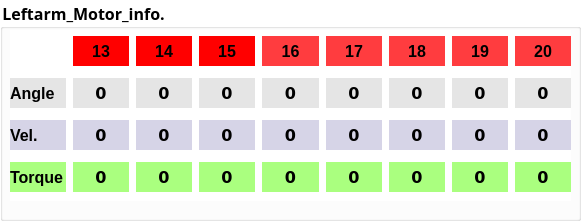
       <widget class="QGroupBox" name="groupBox_4">
        <property name="geometry">
         <rect>
          <x>10</x>
          <y>40</y>
          <width>581</width>
          <height>221</height>
         </rect>
        </property>
        <property name="font">
         <font>
          <family>微軟正黑體</family>
          <pointsize>12</pointsize>
          <weight>75</weight>
          <bold>true</bold>
         </font>
        </property>
        <property name="styleSheet">
         <string notr="true">background-color: rgb(255, 255, 255);</string>
        </property>
        <property name="title">
         <string>Leftarm_Motor_info.</string>
        </property>
        <widget class="QWidget" name="gridLayoutWidget">
         <property name="geometry">
          <rect>
           <x>10</x>
           <y>30</y>
           <width>561</width>
           <height>171</height>
          </rect>
         </property>
         <layout class="QGridLayout" name="gridLayout_2">
          <property name="horizontalSpacing">
           <number>7</number>
          </property>
          <item row="1" column="5">
           <widget class="QLabel" name="Leftarm_label_PresentAngle_5">
            <property name="maximumSize">
             <size>
              <width>70</width>
              <height>30</height>
             </size>
            </property>
            <property name="font">
             <font>
              <family>Bitstream Vera Sans</family>
              <pointsize>12</pointsize>
              <weight>75</weight>
              <italic>false</italic>
              <bold>true</bold>
             </font>
            </property>
            <property name="styleSheet">
             <string notr="true">background-color: rgb(229, 229, 229)</string>
            </property>
            <property name="text">
             <string>0</string>
            </property>
            <property name="alignment">
             <set>Qt::AlignCenter</set>
            </property>
           </widget>
          </item>
          <item row="1" column="1">
           <widget class="QLabel" name="Leftarm_label_PresentAngle">
            <property name="maximumSize">
             <size>
              <width>70</width>
              <height>30</height>
             </size>
            </property>
            <property name="font">
             <font>
              <family>Bitstream Vera Sans</family>
              <pointsize>12</pointsize>
              <weight>75</weight>
              <italic>false</italic>
              <bold>true</bold>
             </font>
            </property>
            <property name="styleSheet">
             <string notr="true">background-color: rgb(229, 229, 229)</string>
            </property>
            <property name="text">
             <string>0</string>
            </property>
            <property name="alignment">
             <set>Qt::AlignCenter</set>
            </property>
           </widget>
          </item>
          <item row="1" column="8">
           <widget class="QLabel" name="Leftarm_label_PresentAngle_8">
            <property name="maximumSize">
             <size>
              <width>70</width>
              <height>30</height>
             </size>
            </property>
            <property name="font">
             <font>
              <family>Bitstream Vera Sans</family>
              <pointsize>12</pointsize>
              <weight>75</weight>
              <italic>false</italic>
              <bold>true</bold>
             </font>
            </property>
            <property name="styleSheet">
             <string notr="true">background-color: rgb(229, 229, 229)</string>
            </property>
            <property name="text">
             <string>0</string>
            </property>
            <property name="alignment">
             <set>Qt::AlignCenter</set>
            </property>
           </widget>
          </item>
          <item row="2" column="0">
           <widget class="QLabel" name="LeftArm_label_title_presentvelocity">
            <property name="maximumSize">
             <size>
              <width>80</width>
              <height>16777215</height>
             </size>
            </property>
            <property name="font">
             <font>
              <pointsize>12</pointsize>
              <weight>75</weight>
              <bold>true</bold>
             </font>
            </property>
            <property name="styleSheet">
             <string notr="true">background-color: rgb(214, 212, 231)</string>
            </property>
            <property name="text">
             <string>Vel.</string>
            </property>
           </widget>
          </item>
          <item row="3" column="0">
           <widget class="QLabel" name="LeftArm_label_title_presenttorque">
            <property name="maximumSize">
             <size>
              <width>80</width>
              <height>16777215</height>
             </size>
            </property>
            <property name="font">
             <font>
              <pointsize>12</pointsize>
              <weight>75</weight>
              <bold>true</bold>
             </font>
            </property>
            <property name="styleSheet">
             <string notr="true">background-color: rgb(170, 255, 127);</string>
            </property>
            <property name="text">
             <string>Torque</string>
            </property>
           </widget>
          </item>
          <item row="1" column="0">
           <widget class="QLabel" name="LeftArm_label_title_presentangle">
            <property name="maximumSize">
             <size>
              <width>80</width>
              <height>16777215</height>
             </size>
            </property>
            <property name="font">
             <font>
              <pointsize>12</pointsize>
              <weight>75</weight>
              <bold>true</bold>
             </font>
            </property>
            <property name="styleSheet">
             <string notr="true">background-color: rgb(229, 229, 229)</string>
            </property>
            <property name="text">
             <string>Angle</string>
            </property>
           </widget>
          </item>
          <item row="0" column="4">
           <widget class="QLabel" name="Leftarm_label_ID_4">
            <property name="maximumSize">
             <size>
              <width>70</width>
              <height>30</height>
             </size>
            </property>
            <property name="font">
             <font>
              <pointsize>12</pointsize>
              <weight>75</weight>
              <italic>false</italic>
              <bold>true</bold>
             </font>
            </property>
            <property name="styleSheet">
             <string notr="true">background-color :rgb(255, 60, 63)</string>
            </property>
            <property name="text">
             <string>16</string>
            </property>
            <property name="alignment">
             <set>Qt::AlignCenter</set>
            </property>
           </widget>
          </item>
          <item row="0" column="2">
           <widget class="QLabel" name="Leftarm_label_ID_2">
            <property name="maximumSize">
             <size>
              <width>70</width>
              <height>30</height>
             </size>
            </property>
            <property name="font">
             <font>
              <pointsize>12</pointsize>
              <weight>75</weight>
              <italic>false</italic>
              <bold>true</bold>
             </font>
            </property>
            <property name="styleSheet">
             <string notr="true">background-color : rgb(255,0,0)</string>
            </property>
            <property name="text">
             <string>14</string>
            </property>
            <property name="alignment">
             <set>Qt::AlignCenter</set>
            </property>
           </widget>
          </item>
          <item row="0" column="3">
           <widget class="QLabel" name="Leftarm_label_ID_3">
            <property name="maximumSize">
             <size>
              <width>70</width>
              <height>30</height>
             </size>
            </property>
            <property name="font">
             <font>
              <pointsize>12</pointsize>
              <weight>75</weight>
              <italic>false</italic>
              <bold>true</bold>
             </font>
            </property>
            <property name="styleSheet">
             <string notr="true">background-color : rgb(255,0,0)</string>
            </property>
            <property name="text">
             <string>15</string>
            </property>
            <property name="alignment">
             <set>Qt::AlignCenter</set>
            </property>
           </widget>
          </item>
          <item row="0" column="5">
           <widget class="QLabel" name="Leftarm_label_ID_5">
            <property name="maximumSize">
             <size>
              <width>70</width>
              <height>30</height>
             </size>
            </property>
            <property name="font">
             <font>
              <pointsize>12</pointsize>
              <weight>75</weight>
              <italic>false</italic>
              <bold>true</bold>
             </font>
            </property>
            <property name="styleSheet">
             <string notr="true">background-color :rgb(255, 60, 63)</string>
            </property>
            <property name="text">
             <string>17</string>
            </property>
            <property name="alignment">
             <set>Qt::AlignCenter</set>
            </property>
           </widget>
          </item>
          <item row="0" column="1">
           <widget class="QLabel" name="Leftarm_label_ID">
            <property name="maximumSize">
             <size>
              <width>70</width>
              <height>30</height>
             </size>
            </property>
            <property name="font">
             <font>
              <pointsize>12</pointsize>
              <weight>75</weight>
              <italic>false</italic>
              <bold>true</bold>
             </font>
            </property>
            <property name="styleSheet">
             <string notr="true">background-color : rgb(255,0,0)</string>
            </property>
            <property name="text">
             <string>13</string>
            </property>
            <property name="alignment">
             <set>Qt::AlignCenter</set>
            </property>
           </widget>
          </item>
          <item row="0" column="6">
           <widget class="QLabel" name="Leftarm_label_ID_6">
            <property name="maximumSize">
             <size>
              <width>70</width>
              <height>30</height>
             </size>
            </property>
            <property name="font">
             <font>
              <pointsize>12</pointsize>
              <weight>75</weight>
              <italic>false</italic>
              <bold>true</bold>
             </font>
            </property>
            <property name="styleSheet">
             <string notr="true">background-color :rgb(255, 60, 63)</string>
            </property>
            <property name="text">
             <string>18</string>
            </property>
            <property name="alignment">
             <set>Qt::AlignCenter</set>
            </property>
           </widget>
          </item>
          <item row="0" column="7">
           <widget class="QLabel" name="Leftarm_label_ID_7">
            <property name="maximumSize">
             <size>
              <width>70</width>
              <height>30</height>
             </size>
            </property>
            <property name="font">
             <font>
              <pointsize>12</pointsize>
              <weight>75</weight>
              <italic>false</italic>
              <bold>true</bold>
             </font>
            </property>
            <property name="styleSheet">
             <string notr="true">background-color :rgb(255, 60, 63)</string>
            </property>
            <property name="text">
             <string>19</string>
            </property>
            <property name="alignment">
             <set>Qt::AlignCenter</set>
            </property>
           </widget>
          </item>
          <item row="0" column="8">
           <widget class="QLabel" name="Leftarm_label_ID_8">
            <property name="maximumSize">
             <size>
              <width>70</width>
              <height>30</height>
             </size>
            </property>
            <property name="font">
             <font>
              <pointsize>12</pointsize>
              <weight>75</weight>
              <italic>false</italic>
              <bold>true</bold>
             </font>
            </property>
            <property name="styleSheet">
             <string notr="true">background-color :rgb(255, 60, 63)</string>
            </property>
            <property name="text">
             <string>20</string>
            </property>
            <property name="alignment">
             <set>Qt::AlignCenter</set>
            </property>
           </widget>
          </item>
          <item row="1" column="7">
           <widget class="QLabel" name="Leftarm_label_PresentAngle_7">
            <property name="maximumSize">
             <size>
              <width>70</width>
              <height>30</height>
             </size>
            </property>
            <property name="font">
             <font>
              <family>Bitstream Vera Sans</family>
              <pointsize>12</pointsize>
              <weight>75</weight>
              <italic>false</italic>
              <bold>true</bold>
             </font>
            </property>
            <property name="styleSheet">
             <string notr="true">background-color: rgb(229, 229, 229)</string>
            </property>
            <property name="text">
             <string>0</string>
            </property>
            <property name="alignment">
             <set>Qt::AlignCenter</set>
            </property>
           </widget>
          </item>
          <item row="1" column="4">
           <widget class="QLabel" name="Leftarm_label_PresentAngle_4">
            <property name="maximumSize">
             <size>
              <width>70</width>
              <height>30</height>
             </size>
            </property>
            <property name="font">
             <font>
              <family>Bitstream Vera Sans</family>
              <pointsize>12</pointsize>
              <weight>75</weight>
              <italic>false</italic>
              <bold>true</bold>
             </font>
            </property>
            <property name="styleSheet">
             <string notr="true">background-color: rgb(229, 229, 229)</string>
            </property>
            <property name="text">
             <string>0</string>
            </property>
            <property name="alignment">
             <set>Qt::AlignCenter</set>
            </property>
           </widget>
          </item>
          <item row="1" column="3">
           <widget class="QLabel" name="Leftarm_label_PresentAngle_3">
            <property name="maximumSize">
             <size>
              <width>70</width>
              <height>30</height>
             </size>
            </property>
            <property name="font">
             <font>
              <family>Bitstream Vera Sans</family>
              <pointsize>12</pointsize>
              <weight>75</weight>
              <italic>false</italic>
              <bold>true</bold>
             </font>
            </property>
            <property name="styleSheet">
             <string notr="true">background-color: rgb(229, 229, 229)</string>
            </property>
            <property name="text">
             <string>0</string>
            </property>
            <property name="alignment">
             <set>Qt::AlignCenter</set>
            </property>
           </widget>
          </item>
          <item row="1" column="2">
           <widget class="QLabel" name="Leftarm_label_PresentAngle_2">
            <property name="maximumSize">
             <size>
              <width>70</width>
              <height>30</height>
             </size>
            </property>
            <property name="font">
             <font>
              <family>Bitstream Vera Sans</family>
              <pointsize>12</pointsize>
              <weight>75</weight>
              <italic>false</italic>
              <bold>true</bold>
             </font>
            </property>
            <property name="styleSheet">
             <string notr="true">background-color: rgb(229, 229, 229)</string>
            </property>
            <property name="text">
             <string>0</string>
            </property>
            <property name="alignment">
             <set>Qt::AlignCenter</set>
            </property>
           </widget>
          </item>
          <item row="2" column="2">
           <widget class="QLabel" name="Leftarm_label_PresentVelocity_2">
            <property name="maximumSize">
             <size>
              <width>70</width>
              <height>30</height>
             </size>
            </property>
            <property name="font">
             <font>
              <family>Bitstream Vera Sans</family>
              <pointsize>12</pointsize>
              <weight>75</weight>
              <bold>true</bold>
             </font>
            </property>
            <property name="styleSheet">
             <string notr="true">background-color: rgb(214, 212, 231)</string>
            </property>
            <property name="text">
             <string>0</string>
            </property>
            <property name="alignment">
             <set>Qt::AlignCenter</set>
            </property>
           </widget>
          </item>
          <item row="2" column="4">
           <widget class="QLabel" name="Leftarm_label_PresentVelocity_4">
            <property name="maximumSize">
             <size>
              <width>70</width>
              <height>30</height>
             </size>
            </property>
            <property name="font">
             <font>
              <family>Bitstream Vera Sans</family>
              <pointsize>12</pointsize>
              <weight>75</weight>
              <bold>true</bold>
             </font>
            </property>
            <property name="styleSheet">
             <string notr="true">background-color: rgb(214, 212, 231)</string>
            </property>
            <property name="text">
             <string>0</string>
            </property>
            <property name="alignment">
             <set>Qt::AlignCenter</set>
            </property>
           </widget>
          </item>
          <item row="2" column="3">
           <widget class="QLabel" name="Leftarm_label_PresentVelocity_3">
            <property name="maximumSize">
             <size>
              <width>70</width>
              <height>30</height>
             </size>
            </property>
            <property name="font">
             <font>
              <family>Bitstream Vera Sans</family>
              <pointsize>12</pointsize>
              <weight>75</weight>
              <bold>true</bold>
             </font>
            </property>
            <property name="styleSheet">
             <string notr="true">background-color: rgb(214, 212, 231)</string>
            </property>
            <property name="text">
             <string>0</string>
            </property>
            <property name="alignment">
             <set>Qt::AlignCenter</set>
            </property>
           </widget>
          </item>
          <item row="2" column="8">
           <widget class="QLabel" name="Leftarm_label_PresentVelocity_8">
            <property name="maximumSize">
             <size>
              <width>70</width>
              <height>30</height>
             </size>
            </property>
            <property name="font">
             <font>
              <family>Bitstream Vera Sans</family>
              <pointsize>12</pointsize>
              <weight>75</weight>
              <bold>true</bold>
             </font>
            </property>
            <property name="styleSheet">
             <string notr="true">background-color: rgb(214, 212, 231)</string>
            </property>
            <property name="text">
             <string>0</string>
            </property>
            <property name="alignment">
             <set>Qt::AlignCenter</set>
            </property>
           </widget>
          </item>
          <item row="2" column="6">
           <widget class="QLabel" name="Leftarm_label_PresentVelocity_6">
            <property name="maximumSize">
             <size>
              <width>70</width>
              <height>30</height>
             </size>
            </property>
            <property name="font">
             <font>
              <family>Bitstream Vera Sans</family>
              <pointsize>12</pointsize>
              <weight>75</weight>
              <bold>true</bold>
             </font>
            </property>
            <property name="styleSheet">
             <string notr="true">background-color: rgb(214, 212, 231)</string>
            </property>
            <property name="text">
             <string>0</string>
            </property>
            <property name="alignment">
             <set>Qt::AlignCenter</set>
            </property>
           </widget>
          </item>
          <item row="2" column="1">
           <widget class="QLabel" name="Leftarm_label_PresentVelocity">
            <property name="maximumSize">
             <size>
              <width>70</width>
              <height>30</height>
             </size>
            </property>
            <property name="font">
             <font>
              <family>Bitstream Vera Sans</family>
              <pointsize>12</pointsize>
              <weight>75</weight>
              <bold>true</bold>
             </font>
            </property>
            <property name="styleSheet">
             <string notr="true">background-color: rgb(214, 212, 231)</string>
            </property>
            <property name="text">
             <string>0</string>
            </property>
            <property name="alignment">
             <set>Qt::AlignCenter</set>
            </property>
           </widget>
          </item>
          <item row="2" column="7">
           <widget class="QLabel" name="Leftarm_label_PresentVelocity_7">
            <property name="maximumSize">
             <size>
              <width>70</width>
              <height>30</height>
             </size>
            </property>
            <property name="font">
             <font>
              <family>Bitstream Vera Sans</family>
              <pointsize>12</pointsize>
              <weight>75</weight>
              <bold>true</bold>
             </font>
            </property>
            <property name="styleSheet">
             <string notr="true">background-color: rgb(214, 212, 231)</string>
            </property>
            <property name="text">
             <string>0</string>
            </property>
            <property name="alignment">
             <set>Qt::AlignCenter</set>
            </property>
           </widget>
          </item>
          <item row="1" column="6">
           <widget class="QLabel" name="Leftarm_label_PresentAngle_6">
            <property name="maximumSize">
             <size>
              <width>70</width>
              <height>30</height>
             </size>
            </property>
            <property name="font">
             <font>
              <family>Bitstream Vera Sans</family>
              <pointsize>12</pointsize>
              <weight>75</weight>
              <italic>false</italic>
              <bold>true</bold>
             </font>
            </property>
            <property name="styleSheet">
             <string notr="true">background-color: rgb(229, 229, 229)</string>
            </property>
            <property name="text">
             <string>0</string>
            </property>
            <property name="alignment">
             <set>Qt::AlignCenter</set>
            </property>
           </widget>
          </item>
          <item row="2" column="5">
           <widget class="QLabel" name="Leftarm_label_PresentVelocity_5">
            <property name="maximumSize">
             <size>
              <width>70</width>
              <height>30</height>
             </size>
            </property>
            <property name="font">
             <font>
              <family>Bitstream Vera Sans</family>
              <pointsize>12</pointsize>
              <weight>75</weight>
              <bold>true</bold>
             </font>
            </property>
            <property name="styleSheet">
             <string notr="true">background-color: rgb(214, 212, 231)</string>
            </property>
            <property name="text">
             <string>0</string>
            </property>
            <property name="alignment">
             <set>Qt::AlignCenter</set>
            </property>
           </widget>
          </item>
          <item row="3" column="1">
           <widget class="QLabel" name="Leftarm_label_PresentTorque">
            <property name="maximumSize">
             <size>
              <width>70</width>
              <height>30</height>
             </size>
            </property>
            <property name="font">
             <font>
              <family>Bitstream Vera Sans</family>
              <pointsize>12</pointsize>
              <weight>75</weight>
              <bold>true</bold>
             </font>
            </property>
            <property name="styleSheet">
             <string notr="true">background-color: rgb(170, 255, 127);</string>
            </property>
            <property name="text">
             <string>0</string>
            </property>
            <property name="alignment">
             <set>Qt::AlignCenter</set>
            </property>
           </widget>
          </item>
          <item row="3" column="2">
           <widget class="QLabel" name="Leftarm_label_PresentTorque_2">
            <property name="maximumSize">
             <size>
              <width>70</width>
              <height>30</height>
             </size>
            </property>
            <property name="font">
             <font>
              <family>Bitstream Vera Sans</family>
              <pointsize>12</pointsize>
              <weight>75</weight>
              <bold>true</bold>
             </font>
            </property>
            <property name="styleSheet">
             <string notr="true">background-color: rgb(170, 255, 127);</string>
            </property>
            <property name="text">
             <string>0</string>
            </property>
            <property name="alignment">
             <set>Qt::AlignCenter</set>
            </property>
           </widget>
          </item>
          <item row="3" column="3">
           <widget class="QLabel" name="Leftarm_label_PresentTorque_3">
            <property name="maximumSize">
             <size>
              <width>70</width>
              <height>30</height>
             </size>
            </property>
            <property name="font">
             <font>
              <family>Bitstream Vera Sans</family>
              <pointsize>12</pointsize>
              <weight>75</weight>
              <bold>true</bold>
             </font>
            </property>
            <property name="styleSheet">
             <string notr="true">background-color: rgb(170, 255, 127);</string>
            </property>
            <property name="text">
             <string>0</string>
            </property>
            <property name="alignment">
             <set>Qt::AlignCenter</set>
            </property>
           </widget>
          </item>
          <item row="3" column="4">
           <widget class="QLabel" name="Leftarm_label_PresentTorque_4">
            <property name="maximumSize">
             <size>
              <width>70</width>
              <height>30</height>
             </size>
            </property>
            <property name="font">
             <font>
              <family>Bitstream Vera Sans</family>
              <pointsize>12</pointsize>
              <weight>75</weight>
              <bold>true</bold>
             </font>
            </property>
            <property name="styleSheet">
             <string notr="true">background-color: rgb(170, 255, 127);</string>
            </property>
            <property name="text">
             <string>0</string>
            </property>
            <property name="alignment">
             <set>Qt::AlignCenter</set>
            </property>
           </widget>
          </item>
          <item row="3" column="5">
           <widget class="QLabel" name="Leftarm_label_PresentTorque_5">
            <property name="maximumSize">
             <size>
              <width>70</width>
              <height>30</height>
             </size>
            </property>
            <property name="font">
             <font>
              <family>Bitstream Vera Sans</family>
              <pointsize>12</pointsize>
              <weight>75</weight>
              <bold>true</bold>
             </font>
            </property>
            <property name="styleSheet">
             <string notr="true">background-color: rgb(170, 255, 127);</string>
            </property>
            <property name="text">
             <string>0</string>
            </property>
            <property name="alignment">
             <set>Qt::AlignCenter</set>
            </property>
           </widget>
          </item>
          <item row="3" column="6">
           <widget class="QLabel" name="Leftarm_label_PresentTorque_6">
            <property name="maximumSize">
             <size>
              <width>70</width>
              <height>30</height>
             </size>
            </property>
            <property name="font">
             <font>
              <family>Bitstream Vera Sans</family>
              <pointsize>12</pointsize>
              <weight>75</weight>
              <bold>true</bold>
             </font>
            </property>
            <property name="styleSheet">
             <string notr="true">background-color: rgb(170, 255, 127);</string>
            </property>
            <property name="text">
             <string>0</string>
            </property>
            <property name="alignment">
             <set>Qt::AlignCenter</set>
            </property>
           </widget>
          </item>
          <item row="3" column="7">
           <widget class="QLabel" name="Leftarm_label_PresentTorque_7">
            <property name="maximumSize">
             <size>
              <width>70</width>
              <height>30</height>
             </size>
            </property>
            <property name="font">
             <font>
              <family>Bitstream Vera Sans</family>
              <pointsize>12</pointsize>
              <weight>75</weight>
              <bold>true</bold>
             </font>
            </property>
            <property name="styleSheet">
             <string notr="true">background-color: rgb(170, 255, 127);</string>
            </property>
            <property name="text">
             <string>0</string>
            </property>
            <property name="alignment">
             <set>Qt::AlignCenter</set>
            </property>
           </widget>
          </item>
          <item row="3" column="8">
           <widget class="QLabel" name="Leftarm_label_PresentTorque_8">
            <property name="maximumSize">
             <size>
              <width>70</width>
              <height>30</height>
             </size>
            </property>
            <property name="font">
             <font>
              <family>Bitstream Vera Sans</family>
              <pointsize>12</pointsize>
              <weight>75</weight>
              <bold>true</bold>
             </font>
            </property>
            <property name="styleSheet">
             <string notr="true">background-color: rgb(170, 255, 127);</string>
            </property>
            <property name="text">
             <string>0</string>
            </property>
            <property name="alignment">
             <set>Qt::AlignCenter</set>
            </property>
           </widget>
          </item>
         </layout>
        </widget>
       </widget>
